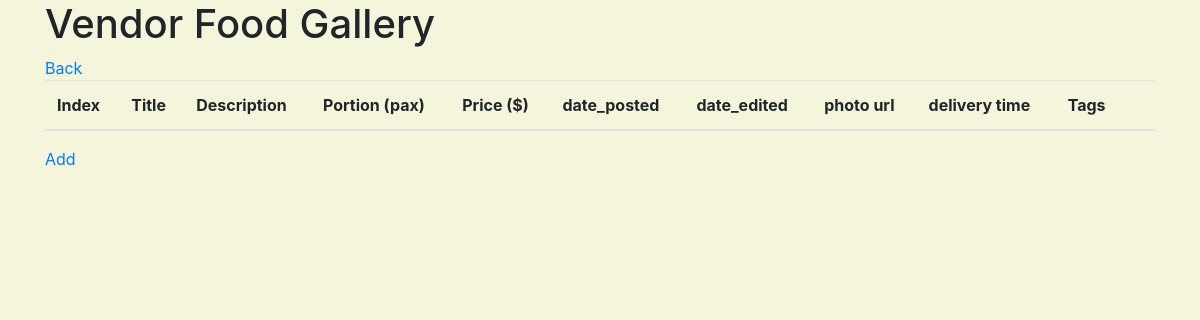
The page /vendor/profiles/17/food_gallery (signed in) on the database as committed earlier.
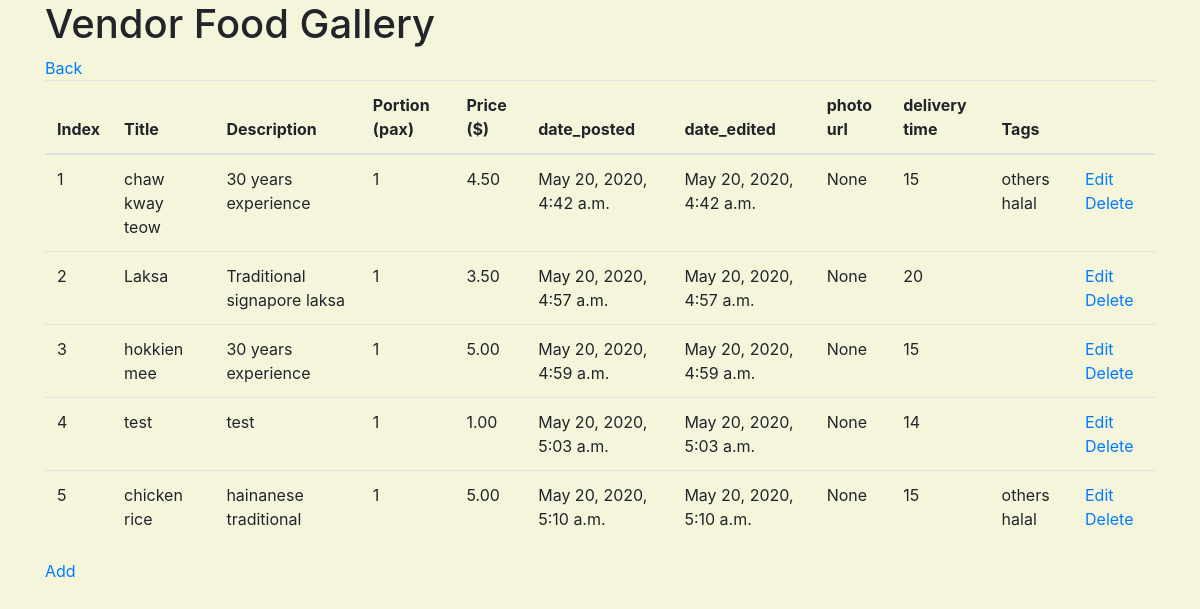
The same page on the database as committed later.
### food/models.py (models this page shows, shortened)
class Food(models.Model):
    vendor = models.ForeignKey(Vendor, null=False, blank=False, on_delete=models.CASCADE)
    tag = models.ManyToManyField(Tag)
    title = models.CharField(max_length=100, null=False, blank=False)
    description = models.TextField(null=False, blank=False)
    portion = models.PositiveSmallIntegerField( validators=[MinValueValidator(1), MaxValueValidator(99)] , default=1, null=False, blank=False )
    price = models.DecimalField(max_digits=8, decimal_places=2, null=False, blank=False)
    date_posted = models.DateTimeField(auto_now_add=True)
    date_edited = models.DateTimeField(auto_now_add=True)
    photo_url = models.URLField(max_length=1024, null=True, blank=True)
    delivery_time = models.DecimalField(max_digits=3, decimal_places=0, null=False, blank=False)

class Tag(models.Model):
    title = models.CharField(max_length=100, null=False, blank=False)
    def __str__(self):
        return self.title

### food/views.py (the view)
# urls.py: path('profiles/<vendor_profile_id>/food_gallery', food.views.view_vendor_food_gallery, name='view_vendor_food_gallery_route'),
@login_required
def view_vendor_food_gallery(request, vendor_profile_id):
    vendor_food_gallery = Food.objects.filter(vendor__id=vendor_profile_id)
    return render(request, "food/vendor_food_gallery.html", {
        "foods": vendor_food_gallery,
        "vendor_profile_id": vendor_profile_id
    })

### food/templates/food/vendor_food_gallery.html (shortened to what this page needs)
{% extends 'base_template.html' %}
{%block content%}
<h1> Vendor Food Gallery </h1>
<a href="{% url 'view_vendor_profiles_route' %}"> Back </a>
<table class="table">
    <thead>
        <th> Index </th>
        <th> Title </th>
        <th> Description </th>
        <th> Portion (pax) </th>
        <th> Price ($) </th>
        <th> date_posted </th>
        <th> date_edited </th>
        <th> photo url </th>
        <th> delivery time </th>
        <th> Tags </th>
        <th> &nbsp; </th>
    </thead>
    {%for i in foods %}
    <tr>
        <td> {{forloop.counter}} </td>
        <td> {{i.title}} </td>
        <td> {{i.description}} </td>
        <td> {{i.portion}} </td>
        <td> {{i.price}} </td>
        <td> {{i.date_posted}} </td>
        <td> {{i.date_edited}} </td>
        <td> {{i.photo_url}} </td>
        <td> {{i.delivery_time}} </td>
        <td> {%for j in i.tag.all%} {{j}} {%endfor%} </td>
        <td> <a href="{%url 'edit_vendor_food_route' vendor_profile_id=vendor_profile_id vendor_food_id=i.id %}" > Edit </a>
            <a href="{%url 'delete_vendor_food_route' vendor_profile_id=vendor_profile_id vendor_food_id=i.id %}"> Delete </a> </td>
    </tr>
    {%endfor%}
</table>
<a href="{%url 'add_vendor_food_route' vendor_profile_id=vendor_profile_id %}"> Add </a>
{%endblock%}

Rows that differ between the two databases and show on the page:
added Food: title "chaw kway teow", description "30 years experience", portion "1", price "4.50", date_posted "May 20, 2020, 4:42 a.m.", date_edited "May 20, 2020, 4:42 a.m.", photo_url "None", delivery_time "15"
added Tag: title "others"
added Tag: title "halal"
added Food: title "Laksa", description "Traditional signapore laksa", portion "1", price "3.50", date_posted "May 20, 2020, 4:57 a.m.", date_edited "May 20, 2020, 4:57 a.m.", photo_url "None", delivery_time "20"
added Food: title "hokkien mee", description "30 years experience", portion "1", price "5.00", date_posted "May 20, 2020, 4:59 a.m.", date_edited "May 20, 2020, 4:59 a.m.", photo_url "None", delivery_time "15"
added Food: title "test", description "test", portion "1", price "1.00", date_posted "May 20, 2020, 5:03 a.m.", date_edited "May 20, 2020, 5:03 a.m.", photo_url "None", delivery_time "14"
added Food: title "chicken rice", description "hainanese traditional", portion "1", price "5.00", date_posted "May 20, 2020, 5:10 a.m.", date_edited "May 20, 2020, 5:10 a.m.", photo_url "None", delivery_time "15"
